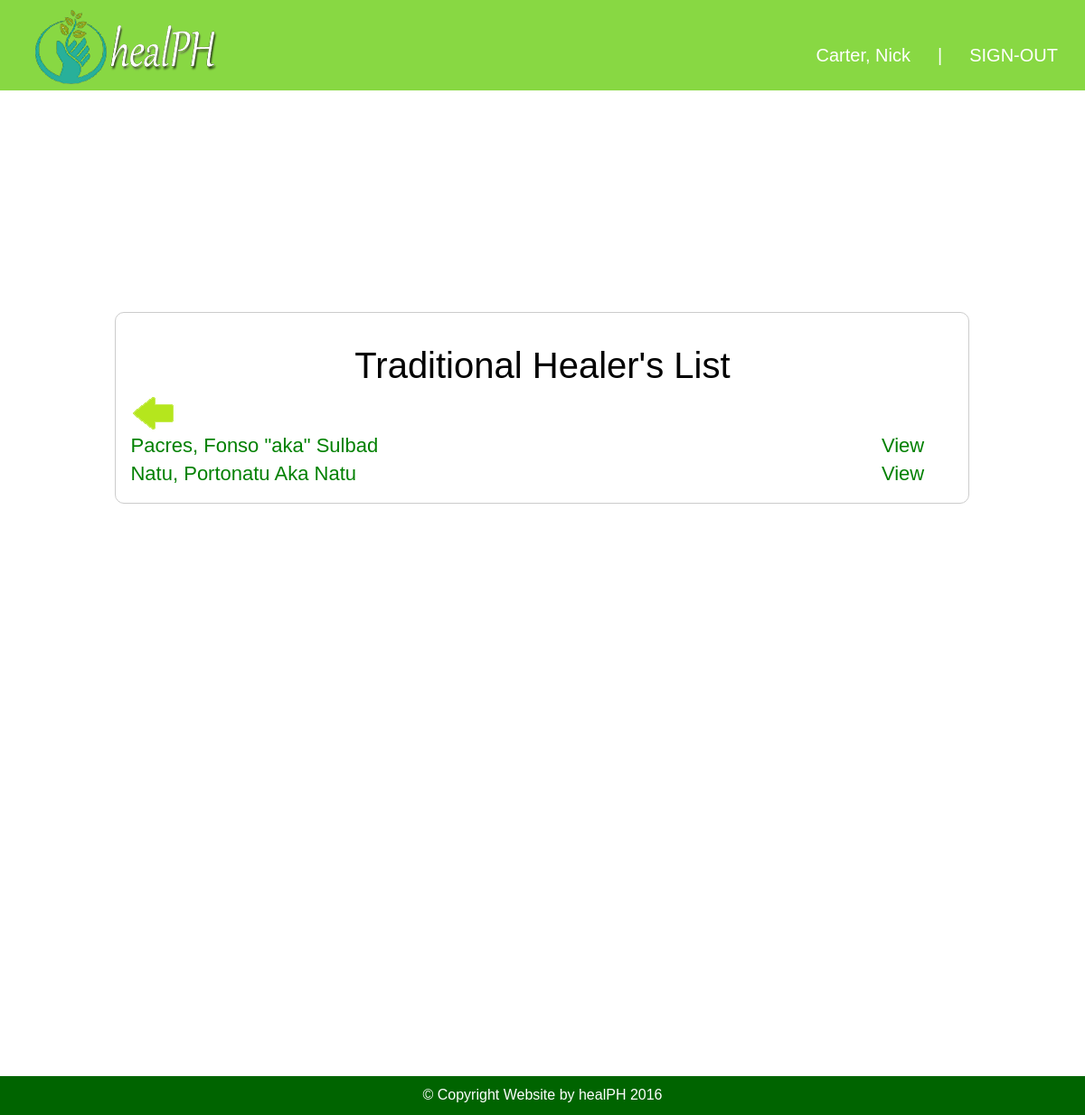
The app's page /allHealers.php (signed in) with its own data.
### tables this page shows
CREATE TABLE IF NOT EXISTS `healer` (
  `HEALER_ID` int(11) NOT NULL AUTO_INCREMENT,
  `ACCT_ID` int(11) NOT NULL,
  `FIRSTNAME` varchar(30) NOT NULL,
  `LASTNAME` varchar(30) NOT NULL,
  `ADDRESS` varchar(200) NOT NULL,
  `CONTACT` varchar(30) NOT NULL,
  `EMAIL_ADDRESS` varchar(45) NOT NULL,
  `LATITUDE` varchar(50) NOT NULL,
  `LONGITUDE` varchar(50) NOT NULL,
  `DETAILS` varchar(1000) NOT NULL,
  `PICTURE` varchar(50) NOT NULL DEFAULT 'face.jpg',
  `CLINICHOURS` varchar(200) NOT NULL,
  `DAILYLIMIT` int(11) NOT NULL,
  `RATE` decimal(5,1) NOT NULL,
  `STATUS` varchar(15) NOT NULL DEFAULT 'ACTIVE',
  PRIMARY KEY (`HEALER_ID`)
);

### queries/getallhealers.php (the view, shortened to what this page needs)
<?php
	include 'connection.php';
		$sql = "SELECT H.LASTNAME, H.FIRSTNAME, H.HEALER_ID, H.ACCT_ID, A.ACCT_ID, A.STATUS FROM healer as H INNER JOIN account AS A ON H.ACCT_ID = A.ACCT_ID WHERE A.STATUS = 'ACTIVE'";
		$retrieve = $conn->query($sql)->fetchAll();
		if($retrieve) {
			foreach($retrieve as $row) {
				$lastname = $row['LASTNAME'];
				$firstname = $row['FIRSTNAME'];
				$accountid = $row['ACCT_ID'];
				?>
					<tr style="width:100%">
						<td style="width:70%;text-align:left;"><?php echo $lastname. ", " .$firstname; ?></td>
						<td style="width:10%;text-algin:right;"><?php echo '<a href="healer.php?accountid=' .$accountid. '&ref=allHealers" style="color:green;">View</a>'; ?></td>
					</tr>
				<?php
			}
		}
?>

### allHealers.php (style rules this page uses)
html, body { font-family: Arial, sans-serif; height: 100%; margin: 0; padding: 0; }

### records on screen
healer: LASTNAME "Pacres", FIRSTNAME "Fonso \"aka\" Sulbad"
healer: LASTNAME "Natu", FIRSTNAME "Portonatu Aka Natu"

### other values on screen
$_SESSION['NAME'] "Carter, Nick"
